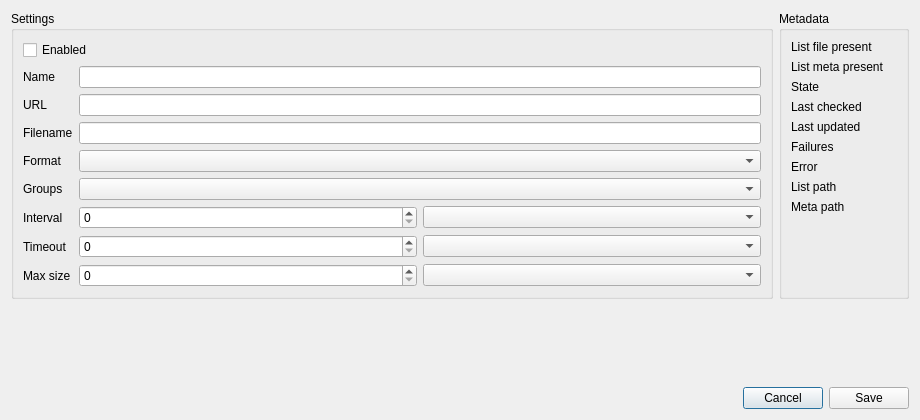
<?xml version="1.0" encoding="UTF-8"?>
<ui version="4.0">
 <class>SubscriptionDialog</class>
 <widget class="QDialog" name="SubscriptionDialog">
  <property name="geometry">
   <rect>
    <x>0</x>
    <y>0</y>
    <width>920</width>
    <height>420</height>
   </rect>
  </property>
  <property name="windowTitle">
   <string>Subscription</string>
  </property>
  <layout class="QVBoxLayout" name="rootLayout">
   <item>
    <layout class="QHBoxLayout" name="bodyLayout">
     <item>
      <widget class="QGroupBox" name="settings_group">
       <property name="title">
        <string>Settings</string>
       </property>
       <layout class="QFormLayout" name="settings_form">
        <item row="0" column="0" colspan="2">
         <widget class="QCheckBox" name="enabled_check">
          <property name="text">
           <string>Enabled</string>
          </property>
         </widget>
        </item>
        <item row="1" column="0">
         <widget class="QLabel" name="name_label">
          <property name="text">
           <string>Name</string>
          </property>
         </widget>
        </item>
        <item row="1" column="1">
         <widget class="QLineEdit" name="name_edit"/>
        </item>
        <item row="2" column="0">
         <widget class="QLabel" name="url_label">
          <property name="text">
           <string>URL</string>
          </property>
         </widget>
        </item>
        <item row="2" column="1">
         <widget class="QLineEdit" name="url_edit"/>
        </item>
        <item row="3" column="0">
         <widget class="QLabel" name="filename_label">
          <property name="text">
           <string>Filename</string>
          </property>
         </widget>
        </item>
        <item row="3" column="1">
         <widget class="QLineEdit" name="filename_edit"/>
        </item>
        <item row="4" column="0">
         <widget class="QLabel" name="format_label">
          <property name="text">
           <string>Format</string>
          </property>
         </widget>
        </item>
        <item row="4" column="1">
         <widget class="QComboBox" name="format_combo"/>
        </item>
        <item row="5" column="0">
         <widget class="QLabel" name="groups_label">
          <property name="text">
           <string>Groups</string>
          </property>
         </widget>
        </item>
        <item row="5" column="1">
         <widget class="QComboBox" name="group_combo"/>
        </item>
        <item row="6" column="0">
         <widget class="QLabel" name="interval_label">
          <property name="text">
           <string>Interval</string>
          </property>
         </widget>
        </item>
        <item row="6" column="1">
         <layout class="QHBoxLayout" name="interval_layout">
          <item>
           <widget class="QSpinBox" name="interval_spin"/>
          </item>
          <item>
           <widget class="QComboBox" name="interval_units"/>
          </item>
         </layout>
        </item>
        <item row="7" column="0">
         <widget class="QLabel" name="timeout_label">
          <property name="text">
           <string>Timeout</string>
          </property>
         </widget>
        </item>
        <item row="7" column="1">
         <layout class="QHBoxLayout" name="timeout_layout">
          <item>
           <widget class="QSpinBox" name="timeout_spin"/>
          </item>
          <item>
           <widget class="QComboBox" name="timeout_units"/>
          </item>
         </layout>
        </item>
        <item row="8" column="0">
         <widget class="QLabel" name="max_size_label">
          <property name="text">
           <string>Max size</string>
          </property>
         </widget>
        </item>
        <item row="8" column="1">
         <layout class="QHBoxLayout" name="max_size_layout">
          <item>
           <widget class="QSpinBox" name="max_size_spin"/>
          </item>
          <item>
           <widget class="QComboBox" name="max_size_units"/>
          </item>
         </layout>
        </item>
       </layout>
      </widget>
     </item>
     <item>
      <widget class="QGroupBox" name="meta_group">
       <property name="title">
        <string>Metadata</string>
       </property>
       <layout class="QFormLayout" name="meta_form">
        <item row="0" column="0">
         <widget class="QLabel" name="meta_file_present_label">
          <property name="text">
           <string>List file present</string>
          </property>
         </widget>
        </item>
        <item row="0" column="1">
         <widget class="QLabel" name="meta_file_present">
          <property name="text">
           <string/>
          </property>
         </widget>
        </item>
        <item row="1" column="0">
         <widget class="QLabel" name="meta_meta_present_label">
          <property name="text">
           <string>List meta present</string>
          </property>
         </widget>
        </item>
        <item row="1" column="1">
         <widget class="QLabel" name="meta_meta_present">
          <property name="text">
           <string/>
          </property>
         </widget>
        </item>
        <item row="2" column="0">
         <widget class="QLabel" name="meta_state_label">
          <property name="text">
           <string>State</string>
          </property>
         </widget>
        </item>
        <item row="2" column="1">
         <widget class="QLabel" name="meta_state">
          <property name="text">
           <string/>
          </property>
         </widget>
        </item>
        <item row="3" column="0">
         <widget class="QLabel" name="meta_last_checked_label">
          <property name="text">
           <string>Last checked</string>
          </property>
         </widget>
        </item>
        <item row="3" column="1">
         <widget class="QLabel" name="meta_last_checked">
          <property name="text">
           <string/>
          </property>
         </widget>
        </item>
        <item row="4" column="0">
         <widget class="QLabel" name="meta_last_updated_label">
          <property name="text">
           <string>Last updated</string>
          </property>
         </widget>
        </item>
        <item row="4" column="1">
         <widget class="QLabel" name="meta_last_updated">
          <property name="text">
           <string/>
          </property>
         </widget>
        </item>
        <item row="5" column="0">
         <widget class="QLabel" name="meta_failures_label">
          <property name="text">
           <string>Failures</string>
          </property>
         </widget>
        </item>
        <item row="5" column="1">
         <widget class="QLabel" name="meta_failures">
          <property name="text">
           <string/>
          </property>
         </widget>
        </item>
        <item row="6" column="0">
         <widget class="QLabel" name="meta_error_label">
          <property name="text">
           <string>Error</string>
          </property>
         </widget>
        </item>
        <item row="6" column="1">
         <widget class="QLabel" name="meta_error">
          <property name="text">
           <string/>
          </property>
         </widget>
        </item>
        <item row="7" column="0">
         <widget class="QLabel" name="meta_list_path_label">
          <property name="text">
           <string>List path</string>
          </property>
         </widget>
        </item>
        <item row="7" column="1">
         <widget class="QLabel" name="meta_list_path">
          <property name="text">
           <string/>
          </property>
          <property name="wordWrap">
           <bool>true</bool>
          </property>
         </widget>
        </item>
        <item row="8" column="0">
         <widget class="QLabel" name="meta_meta_path_label">
          <property name="text">
           <string>Meta path</string>
          </property>
         </widget>
        </item>
        <item row="8" column="1">
         <widget class="QLabel" name="meta_meta_path">
          <property name="text">
           <string/>
          </property>
          <property name="wordWrap">
           <bool>true</bool>
          </property>
         </widget>
        </item>
       </layout>
      </widget>
     </item>
    </layout>
   </item>
   <item>
    <widget class="QLabel" name="error_label">
     <property name="text">
      <string/>
     </property>
    </widget>
   </item>
   <item>
    <layout class="QHBoxLayout" name="buttons_layout">
     <item>
      <spacer name="buttons_spacer">
       <property name="orientation">
        <enum>Qt::Horizontal</enum>
       </property>
       <property name="sizeHint" stdset="0">
        <size>
         <width>40</width>
         <height>20</height>
        </size>
       </property>
      </spacer>
     </item>
     <item>
      <widget class="QPushButton" name="cancel_button">
       <property name="text">
        <string>Cancel</string>
       </property>
      </widget>
     </item>
     <item>
      <widget class="QPushButton" name="add_button">
       <property name="text">
        <string>Save</string>
       </property>
      </widget>
     </item>
    </layout>
   </item>
  </layout>
 </widget>
 <resources/>
 <connections/>
</ui>
